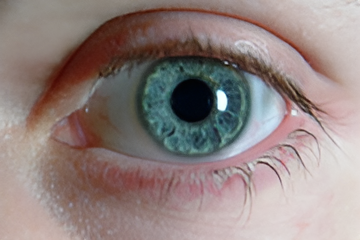
#> input picture test2_src.png, 360 x 240 px
$ python opencl_solver.py
#> lines starting #> are read from the running program, lines starting #| are printed output that depends on the picture; after the words box and inside, x2 and y2 are one past the last pixel; in counts of white or black regions, pixels touching at a corner belong together
"""
Standalone OpenCL Poisson Image Editing Solver
===============================================
No CMake, no C++, no PyBind11 required.

Install deps once:
    pip install pyopencl numpy opencv-python-headless

Run:
    python opencl_solver.py \
        --src test2_src.png \
        --mask test2_mask.png \
        --tgt test2_target.png \
        --out result_opencl.jpg \
        --src_offset 0 0 \
        --tgt_offset 260 260 \
        --iters 1000
"""

import argparse
import sys
import time

import cv2
import numpy as np

# ─────────────────────────────────────────────────────────────────────────────
# OpenCL kernels (verbatim copy of solver.cl with a corrected dot-product
# kernel and an added initialise-residual kernel)
# ─────────────────────────────────────────────────────────────────────────────
KERNEL_SOURCE = """
// =========================================================================
// KERNEL 0: Initialise residual and search direction
// r = b - Ax0  (b = grad + boundary;  A = Laplacian)
// p = r
// =========================================================================
__kernel void kernel_init_r(
    __global const float* tgt,   // current solution x (channel-major: [C][N][M])
    __global const float* grad,  // RHS gradient field  (same layout)
    __global const int*   mask,  // 0/1 mask (N*M ints)
    __global float*       r,     // residual output
    __global float*       p,     // search-direction output
    const int N, const int M)
{
    int px = get_global_id(0);   // column
    int py = get_global_id(1);   // row
    int c  = get_global_id(2);   // channel

    if (px >= M || py >= N) return;

    int id  = py * M + px;
    int gid = c * N * M + id;

    if (!mask[id]) {
        r[gid] = 0.0f;
        p[gid] = 0.0f;
        return;
    }

    // Laplacian Ax:  4*x_c - x_t - x_b - x_l - x_r
    // Boundary pixels outside the mask contribute their tgt value directly
    float x_c = tgt[gid];
    float x_t = (py > 0   && mask[id - M]) ? tgt[c*N*M + id - M] : 0.0f;
    float x_b = (py < N-1 && mask[id + M]) ? tgt[c*N*M + id + M] : 0.0f;
    float x_l = (px > 0   && mask[id - 1]) ? tgt[c*N*M + id - 1] : 0.0f;
    float x_r = (px < M-1 && mask[id + 1]) ? tgt[c*N*M + id + 1] : 0.0f;

    // Fixed Dirichlet contribution already baked into grad by the CPU
    float Ax = 4.0f * x_c - x_t - x_b - x_l - x_r;
    float res = grad[gid] - Ax;

    r[gid] = res;
    p[gid] = res;
}

// =========================================================================
// KERNEL 1: Ap = A * p   (Sparse Mat-Vec, Laplacian on search direction)
// =========================================================================
__kernel void kernel_Ap(
    __global const float* p,
    __global const int*   mask,
    __global float*       Ap,
    const int N, const int M)
{
    int px = get_global_id(0);
    int py = get_global_id(1);
    int c  = get_global_id(2);

    if (px >= M || py >= N) return;

    int id  = py * M + px;
    int gid = c * N * M + id;

    if (!mask[id]) {
        Ap[gid] = 0.0f;
        return;
    }

    float p_c = p[gid];
    float p_t = (py > 0   && mask[id - M]) ? p[c*N*M + id - M] : 0.0f;
    float p_b = (py < N-1 && mask[id + M]) ? p[c*N*M + id + M] : 0.0f;
    float p_l = (px > 0   && mask[id - 1]) ? p[c*N*M + id - 1] : 0.0f;
    float p_r = (px < M-1 && mask[id + 1]) ? p[c*N*M + id + 1] : 0.0f;

    Ap[gid] = 4.0f * p_c - (p_t + p_b + p_l + p_r);
}

// =========================================================================
// KERNEL 2: Element-wise dot product reduction  (a . b, masked)
// Returns partial sums; CPU finishes the tiny final sum.
// =========================================================================
__kernel void kernel_dot(
    __global const float* a,
    __global const float* b,
    __global const int*   mask,
    __global float*       partials,
    __local  float*       lcache,
    const int N, const int M, const int c)
{
    int px       = get_global_id(0);
    int py       = get_global_id(1);
    int lid      = get_local_id(1) * get_local_size(0) + get_local_id(0);
    int group_id = get_group_id(1) * get_num_groups(0) + get_group_id(0);

    float val = 0.0f;
    if (px < M && py < N) {
        int id  = py * M + px;
        int gid = c * N * M + id;
        if (mask[id]) val = a[gid] * b[gid];
    }

    lcache[lid] = val;
    barrier(CLK_LOCAL_MEM_FENCE);

    for (int s = get_local_size(0) * get_local_size(1) / 2; s > 0; s >>= 1) {
        if (lid < s) lcache[lid] += lcache[lid + s];
        barrier(CLK_LOCAL_MEM_FENCE);
    }

    if (lid == 0) partials[group_id] = lcache[0];
}

// =========================================================================
// KERNEL 3: Update solution x and residual r
//   x += alpha * p
//   r -= alpha * Ap
// =========================================================================
__kernel void kernel_update_xr(
    __global float*       x_vec,
    __global float*       r,
    __global const float* p,
    __global const float* Ap,
    __global const int*   mask,
    const float alpha,
    const int N, const int M, const int c)
{
    int px = get_global_id(0);
    int py = get_global_id(1);
    if (px >= M || py >= N) return;

    int id  = py * M + px;
    int gid = c * N * M + id;

    if (mask[id]) {
        x_vec[gid] += alpha * p[gid];
        r[gid]     -= alpha * Ap[gid];
    }
}

// =========================================================================
// KERNEL 4: Update search direction   p = r + beta * p
// =========================================================================
__kernel void kernel_update_p(
    __global float*       p,
    __global const float* r,
    __global const int*   mask,
    const float beta,
    const int N, const int M, const int c)
{
    int px = get_global_id(0);
    int py = get_global_id(1);
    if (px >= M || py >= N) return;

    int id  = py * M + px;
    int gid = c * N * M + id;

    if (mask[id]) {
        p[gid] = r[gid] + beta * p[gid];
    } else {
        p[gid] = 0.0f;
    }
}
"""


# ─────────────────────────────────────────────────────────────────────────────
# Image I/O
# ─────────────────────────────────────────────────────────────────────────────
def read_images(src_path, mask_path, tgt_path):
#> called with src_path = 'test2_src.png', mask_path = 'test2_mask.png', tgt_path = 'test2_target.png'
    src  = cv2.imread(src_path)
#> src is the input picture: shape (240, 360, 3); mean B, G, R 128.2, 130.9, 145.2
    mask = cv2.imread(mask_path)
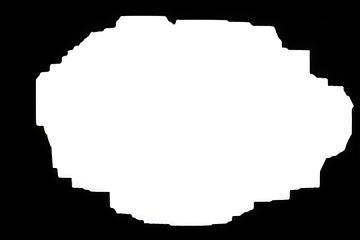
#> input picture test2_mask.png, 360 x 240 px
#> mask is the input picture: shape (240, 360, 3); mean B, G, R 148.3, 148.3, 148.4
    tgt  = cv2.imread(tgt_path)
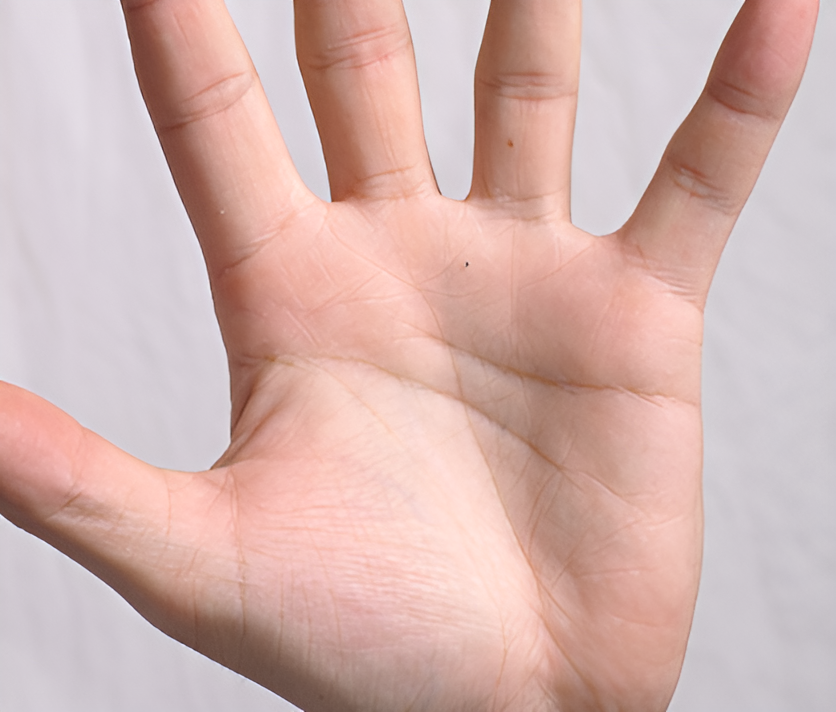
#> input picture test2_target.png, 836 x 712 px
#> tgt is the input picture: shape (712, 836, 3); mean B, G, R 174.7, 179.4, 211.3
    if src is None or mask is None or tgt is None:
        raise FileNotFoundError("One or more image files not found.")
    # BGR -> RGB
    src  = cv2.cvtColor(src,  cv2.COLOR_BGR2RGB)
    mask = cv2.cvtColor(mask, cv2.COLOR_BGR2RGB)
    tgt  = cv2.cvtColor(tgt,  cv2.COLOR_BGR2RGB)
    return src, mask, tgt


def write_image(path, img):
    cv2.imwrite(path, cv2.cvtColor(img.astype(np.uint8), cv2.COLOR_RGB2BGR))
    print(f"Saved → {path}")


# ─────────────────────────────────────────────────────────────────────────────
# Preprocessing (mirrors GridProcessor.reset in process.py)
# ─────────────────────────────────────────────────────────────────────────────
def preprocess(src, mask_img, tgt, mask_on_src, mask_on_tgt):
    """
    Returns:
        mask_bin  : (N, M) int32 binary mask (0/1), border zeroed
        tgt_crop  : (N, M, 3) float32 target region
        grad      : (N, M, 3) float32 RHS gradient with Dirichlet BCs baked in
        tgt_full  : full target array (copy), for final compositing
        (x0, x1, y0, y1) : crop coordinates in tgt
    """
#> called with mask_on_src = (0, 0), mask_on_tgt = (260, 260)
    # Binarise mask
    if mask_img.ndim == 3:
        mask_img = mask_img.mean(-1)
    mask_bin = (mask_img >= 128).astype(np.int32)
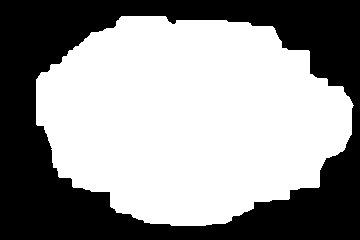
#> mask_bin: shape (240, 360) int32; values 0 (black) and 1 (white), 58.1% white; 1 black region, box (x1, y1, x2, y2) and area: (0, 0, 360, 240) 36226

    # Zero borders
    mask_bin[0, :] = mask_bin[-1, :] = 0
    mask_bin[:, 0] = mask_bin[:, -1] = 0

    # Tight crop around the active region (±1 px border)
    ys, xs = np.nonzero(mask_bin)
    x0, x1 = int(ys.min()) - 1, int(ys.max()) + 2
#> x0 = 15; x1 = 227
    y0, y1 = int(xs.min()) - 1, int(xs.max()) + 2
#> y0 = 35; y1 = 355
    mask_crop = mask_bin[x0:x1, y0:y1]
#> mask_crop: shape (212, 320) int32; values 0 (black) and 1 (white), 74% white; 1 black region, box (x1, y1, x2, y2) and area: (0, 0, 320, 212) 17666

    # Crop source and target into the same window
    ms0 = mask_on_src[0] + x0
#> ms0 = 15
    ms1 = mask_on_src[1] + y0
#> ms1 = 35
    src_crop = src[ms0:ms0 + (x1-x0), ms1:ms1 + (y1-y0)].astype(np.float32)
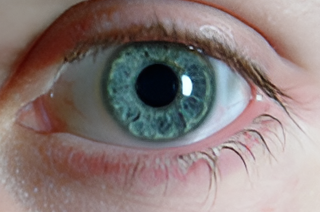
#> src_crop: shape (212, 320, 3) float32; mean R, G, B 138.2, 123.8, 121.7

    mt0 = mask_on_tgt[0] + x0
#> mt0 = 275
    mt1 = mask_on_tgt[1] + y0
#> mt1 = 295
    tgt_crop = tgt[mt0:mt0 + (x1-x0), mt1:mt1 + (y1-y0)].astype(np.float32)

    N, M = mask_crop.shape
#> N = 212; M = 320

    # Gradient of source (Poisson RHS)
    grad = np.zeros((N, M, 3), np.float32)
    grad[1:]  += src_crop[1:]  - src_crop[:-1]
    grad[:-1] += src_crop[:-1] - src_crop[1:]
    grad[:, 1:]  += src_crop[:, 1:]  - src_crop[:, :-1]
    grad[:, :-1] += src_crop[:, :-1] - src_crop[:, 1:]
    grad[mask_crop == 0] = 0

    # Bake Dirichlet boundary conditions into grad:
    # For every masked pixel whose neighbour is *outside* the mask,
    # that neighbour's tgt value is a known constant → move to RHS.
    g = grad
    m = mask_crop
    t = tgt_crop
    # top neighbour
    bnd = (m == 1) & (np.pad(m, ((1, 0), (0, 0)), constant_values=0)[:-1] == 0)
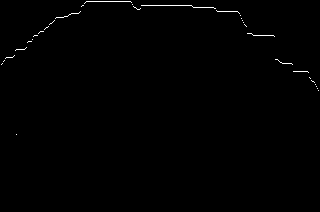
#> bnd: shape (212, 320) bool; 0.47% white in thin lines or dots, all inside (x1, y1, x2, y2) = (1, 1, 319, 135)
    g[:, :, 0][bnd] += t[:, :, 0][np.pad(m, ((1,0),(0,0)), constant_values=0)[:-1] == 0] if False else 0
    # ... compact vectorised version:
    for dy, dx in [(-1, 0), (1, 0), (0, -1), (0, 1)]:
        m_shifted = np.roll(m, (-dy, -dx), axis=(0, 1))
        # zero the wrapped-around edge
        if dy == -1: m_shifted[-1, :] = 0
        if dy ==  1: m_shifted[0,  :] = 0
        if dx == -1: m_shifted[:, -1] = 0
        if dx ==  1: m_shifted[:,  0] = 0

        t_shifted = np.roll(tgt_crop, (-dy, -dx), axis=(0, 1))
        if dy == -1: t_shifted[-1, :, :] = 0
        if dy ==  1: t_shifted[0,  :, :] = 0
        if dx == -1: t_shifted[:, -1, :] = 0
        if dx ==  1: t_shifted[:,  0, :] = 0

        # pixels that are in mask but neighbour is NOT in mask
        boundary = (m == 1) & (m_shifted == 0)
        g[boundary] += t_shifted[boundary]
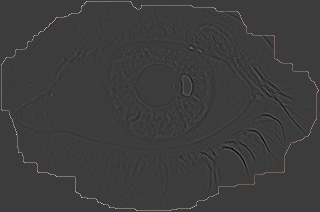
#> g: shape (212, 320, 3) float32; mean R, G, B 3.5, 2.7, 2.6; drawn with min black and max white
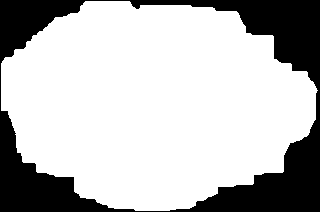
#> m_shifted: shape (212, 320) int32; values 0 (black) and 1 (white), 73.9% white; 1 black region, box (x1, y1, x2, y2) and area: (0, 0, 320, 212) 17712

    grad[mask_crop == 0] = 0

    return mask_crop, tgt_crop, grad, tgt.copy(), (mt0, mt0 + (x1-x0), mt1, mt1 + (y1-y0))


# ─────────────────────────────────────────────────────────────────────────────
# OpenCL CG Solver
# ─────────────────────────────────────────────────────────────────────────────
def run_opencl_cg(mask_crop, tgt_crop, grad, n_iters, chunk=100):
    try:
        import pyopencl as cl
    except ImportError:
        print("ERROR: pyopencl not installed.  Run:  pip install pyopencl")
        sys.exit(1)

    N, M = mask_crop.shape
    C = 3

    # ── Device setup ──────────────────────────────────────────────────────────
    platforms = cl.get_platforms()
    ctx = None
    for plat in platforms:
        try:
            ctx = cl.Context(
                devices=plat.get_devices(cl.device_type.GPU),
                properties=[(cl.context_properties.PLATFORM, plat)]
            )
            print(f"Using GPU: {plat.get_devices(cl.device_type.GPU)[0].name}")
            break
        except (cl.Error, IndexError):
            pass
    if ctx is None:
        ctx = cl.create_some_context(interactive=False)
        print(f"Using: {ctx.devices[0].name}")

    queue = cl.CommandQueue(ctx)

    # ── Compile kernels ───────────────────────────────────────────────────────
    prog = cl.Program(ctx, KERNEL_SOURCE).build()

    # Cache kernel handles (avoids RepeatedKernelRetrieval warnings)
    k_init   = cl.Kernel(prog, "kernel_init_r")
    k_Ap     = cl.Kernel(prog, "kernel_Ap")
    k_dot    = cl.Kernel(prog, "kernel_dot")
    k_upd_xr = cl.Kernel(prog, "kernel_update_xr")
    k_upd_p  = cl.Kernel(prog, "kernel_update_p")

    mf = cl.mem_flags

    # Channel-major layout: [C, N, M]
    # tgt_cm[c, y, x] = tgt_crop[y, x, c]
    tgt_cm  = np.ascontiguousarray(tgt_crop.transpose(2, 0, 1), np.float32)
    grad_cm = np.ascontiguousarray(grad.transpose(2, 0, 1),     np.float32)
    mask_i  = np.ascontiguousarray(mask_crop,                   np.int32)

    buf_tgt  = cl.Buffer(ctx, mf.READ_WRITE | mf.COPY_HOST_PTR, hostbuf=tgt_cm)
    buf_grad = cl.Buffer(ctx, mf.READ_ONLY  | mf.COPY_HOST_PTR, hostbuf=grad_cm)
    buf_mask = cl.Buffer(ctx, mf.READ_ONLY  | mf.COPY_HOST_PTR, hostbuf=mask_i)
    buf_r    = cl.Buffer(ctx, mf.READ_WRITE, size=tgt_cm.nbytes)
    buf_p    = cl.Buffer(ctx, mf.READ_WRITE, size=tgt_cm.nbytes)
    buf_Ap   = cl.Buffer(ctx, mf.READ_WRITE, size=tgt_cm.nbytes)

    # Dot-product partial sums
    LWX, LWY = 16, 16
    GWX = int(np.ceil(M / LWX)) * LWX
    GWY = int(np.ceil(N / LWY)) * LWY
    n_groups = (GWX // LWX) * (GWY // LWY)
    buf_dot = cl.Buffer(ctx, mf.READ_WRITE, size=n_groups * np.dtype(np.float32).itemsize)
    partials = np.zeros(n_groups, np.float32)

    local_size  = (LWX, LWY)
    global_size = (GWX, GWY)
    local_mem   = cl.LocalMemory(LWX * LWY * np.dtype(np.float32).itemsize)

    def dot(buf_a, buf_b, c):
        k_dot(
            queue, global_size, local_size,
            buf_a, buf_b, buf_mask, buf_dot, local_mem,
            np.int32(N), np.int32(M), np.int32(c)
        )
        cl.enqueue_copy(queue, partials, buf_dot)
        queue.finish()
        return float(partials.sum())

    # ── Initialise residuals r = b - Ax, p = r ────────────────────────────────
    k_init(
        queue, (GWX, GWY, C), (LWX, LWY, 1),
        buf_tgt, buf_grad, buf_mask, buf_r, buf_p,
        np.int32(N), np.int32(M)
    )
    queue.finish()

    # Initial r·r per channel
    r_sq = [dot(buf_r, buf_r, c) for c in range(C)]

    # ── Main CG loop ──────────────────────────────────────────────────────────
    print(f"Grid {N}×{M}, {sum(mask_crop.ravel())} active pixels, {n_iters} iters")
    t0 = time.time()

    for it in range(n_iters):
        # 1. Ap = A * p
        k_Ap(
            queue, (GWX, GWY, C), (LWX, LWY, 1),
            buf_p, buf_mask, buf_Ap,
            np.int32(N), np.int32(M)
        )
        queue.finish()

        # 2. alpha = r·r / p·Ap  (per channel)
        pAp = [dot(buf_p, buf_Ap, c) for c in range(C)]
        alpha = [r_sq[c] / pAp[c] if pAp[c] > 1e-12 else 0.0 for c in range(C)]

        # 3. x += alpha*p,  r -= alpha*Ap
        for c in range(C):
            k_upd_xr(
                queue, global_size, local_size,
                buf_tgt, buf_r, buf_p, buf_Ap, buf_mask,
                np.float32(alpha[c]),
                np.int32(N), np.int32(M), np.int32(c)
            )
        queue.finish()

        # 4. beta = r_new·r_new / r_old·r_old  (per channel)
        r_sq_new = [dot(buf_r, buf_r, c) for c in range(C)]
        beta = [r_sq_new[c] / r_sq[c] if r_sq[c] > 1e-12 else 0.0 for c in range(C)]
        r_sq = r_sq_new

        # 5. p = r + beta*p
        for c in range(C):
            k_upd_p(
                queue, global_size, local_size,
                buf_p, buf_r, buf_mask,
                np.float32(beta[c]),
                np.int32(N), np.int32(M), np.int32(c)
            )
        queue.finish()

        # Progress
        if (it + 1) % chunk == 0:
            err = [np.sqrt(r_sq[c]) for c in range(C)]
            elapsed = time.time() - t0
            print(f"  iter {it+1:4d} | ‖r‖ R={err[0]:.2f} G={err[1]:.2f} B={err[2]:.2f} | {elapsed:.1f}s")

    elapsed = time.time() - t0
    print(f"Done in {elapsed:.2f}s")

    # ── Read back solution ────────────────────────────────────────────────────
    result_cm = np.empty_like(tgt_cm)
    cl.enqueue_copy(queue, result_cm, buf_tgt)
    queue.finish()

    # [C, N, M] → [N, M, C]
    result = result_cm.transpose(1, 2, 0)
    return np.clip(result, 0, 255).astype(np.uint8)


# ─────────────────────────────────────────────────────────────────────────────
# Main
# ─────────────────────────────────────────────────────────────────────────────
def main():
    parser = argparse.ArgumentParser(description="Standalone OpenCL Poisson Solver")
    parser.add_argument("--src",        default="test2_src.png")
    parser.add_argument("--mask",       default="test2_mask.png")
    parser.add_argument("--tgt",        default="test2_target.png")
    parser.add_argument("--out",        default="result_opencl.jpg")
    parser.add_argument("--src_offset", nargs=2, type=int, default=[0, 0],   metavar=("R", "C"))
    parser.add_argument("--tgt_offset", nargs=2, type=int, default=[260, 260], metavar=("R", "C"))
    parser.add_argument("--iters",      type=int, default=1000)
    parser.add_argument("--chunk",      type=int, default=100, help="Progress print frequency")
    args = parser.parse_args()

    print("Loading images…")
    src, mask_img, tgt = read_images(args.src, args.mask, args.tgt)

    print("Preprocessing…")
    mask_crop, tgt_crop, grad, tgt_full, (x0, x1, y0, y1) = preprocess(
        src, mask_img, tgt,
        tuple(args.src_offset),
        tuple(args.tgt_offset),
    )
#> x0 = 275; x1 = 487; y0 = 295; y1 = 615

    print("Running OpenCL CG solver…")
    result_crop = run_opencl_cg(mask_crop, tgt_crop, grad, args.iters, args.chunk)

    # Paste result back into the full target image
    tgt_full[x0:x1, y0:y1] = result_crop
    write_image(args.out, tgt_full)


if __name__ == "__main__":
    main()
#> (the call stopped at in run_opencl_cg, `platforms = cl.get_platforms()`: pyopencl is not available in this run)
